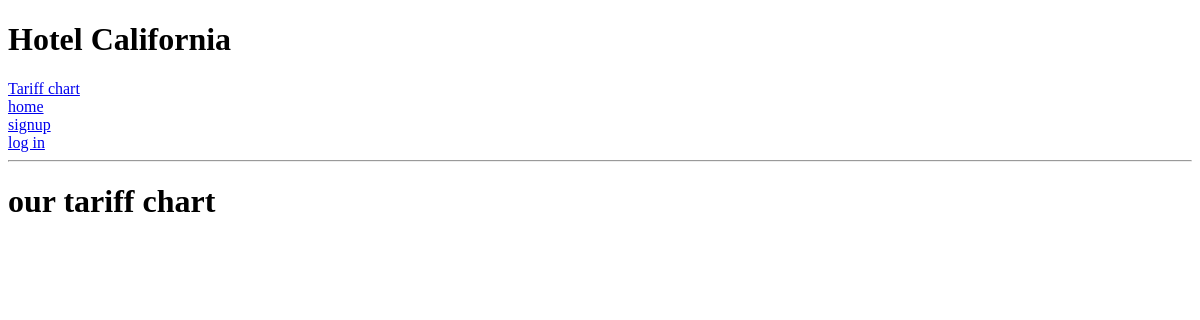
The page /tariff/ on the database as committed earlier.
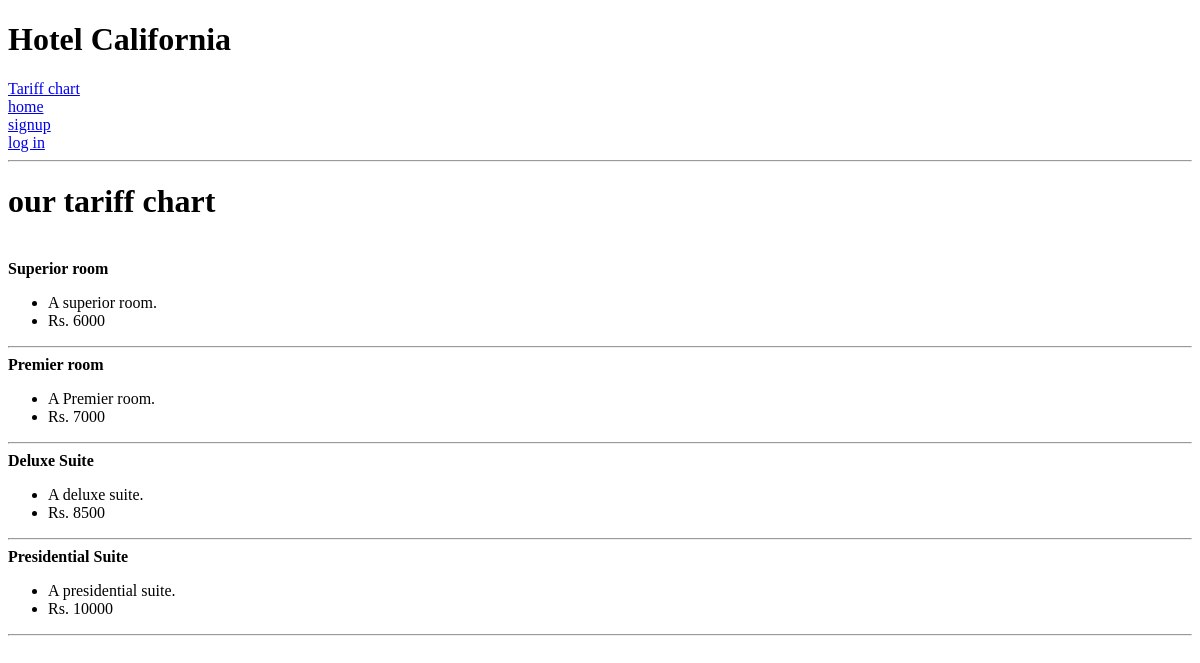
The same page on the database as committed later.
### tariff/models.py (models this page shows, shortened)
class Roomtype(models.Model):
    room_type = models.CharField(max_length = 50)
    room_price = models.IntegerField()
    room_desc = models.TextField()

### tariff/views.py (the view)
# urls.py: path('', include('tariff.urls')),
def tariff(request):
    allrooms = Roomtype.objects.all()
    context = {
        'allrooms' : allrooms
    }
    return render(request, 'tariff.html', context)

### templates/tariff.html (shortened to what this page needs)
{% extends 'base.html' %}
{% block content %}
<h1>our tariff chart</h1><br>
{% for room in allrooms %}
    <strong>{{ room.room_type }}</strong>
        <ul>
            <li>{{room.room_desc}}</li>
            <li>Rs. {{room.room_price}}</li>
        </ul>
        <hr>
{% endfor %}
{% endblock %}

### templates/base.html (shortened to what this page needs)
<!DOCTYPE html>
<html lang="en">
<head>
</head>
<body>
    <h1>Hotel California</h1>
    <a href="{% url 'tariff' %}">Tariff chart</a><br>
    <a href="{% url 'home' %}">home</a><br>
    {% if user.is_authenticated %}
        <a href="{% url 'review' %}">view all reviews</a><br>
        <a href="{% url 'writereview' %}">write a review</a><br>
        <a href="{% url 'bookaroom' %}">Book a room</a><br>
        <a href="{% url 'bookatable' %}">Dining & bars</a><br>
        <a href="{% url 'password_change' %}">change your password</a><br>
        <a href="{% url 'userroombook' %}">view previous room bookings</a><br>
        <a href="{% url 'usertablebook' %}">view previous table bookings</a><br>
        <a href="{% url 'logout' %}">log out</a><br>
    {% else %}
        <a href="{% url 'signup' %}">signup</a><br>
        <a href="{% url 'login' %}">log in</a><br>
    {% endif %}
    <hr>
    {% block content %}{% endblock %}
</body>
</html>

Rows that differ between the two databases and show on the page:
added Roomtype: room_type "Superior room", room_desc "A superior room.", room_price "6000"
added Roomtype: room_type "Premier room", room_desc "A Premier room.", room_price "7000"
added Roomtype: room_type "Deluxe Suite", room_desc "A deluxe suite.", room_price "8500"
added Roomtype: room_type "Presidential Suite", room_desc "A presidential suite.", room_price "10000"
